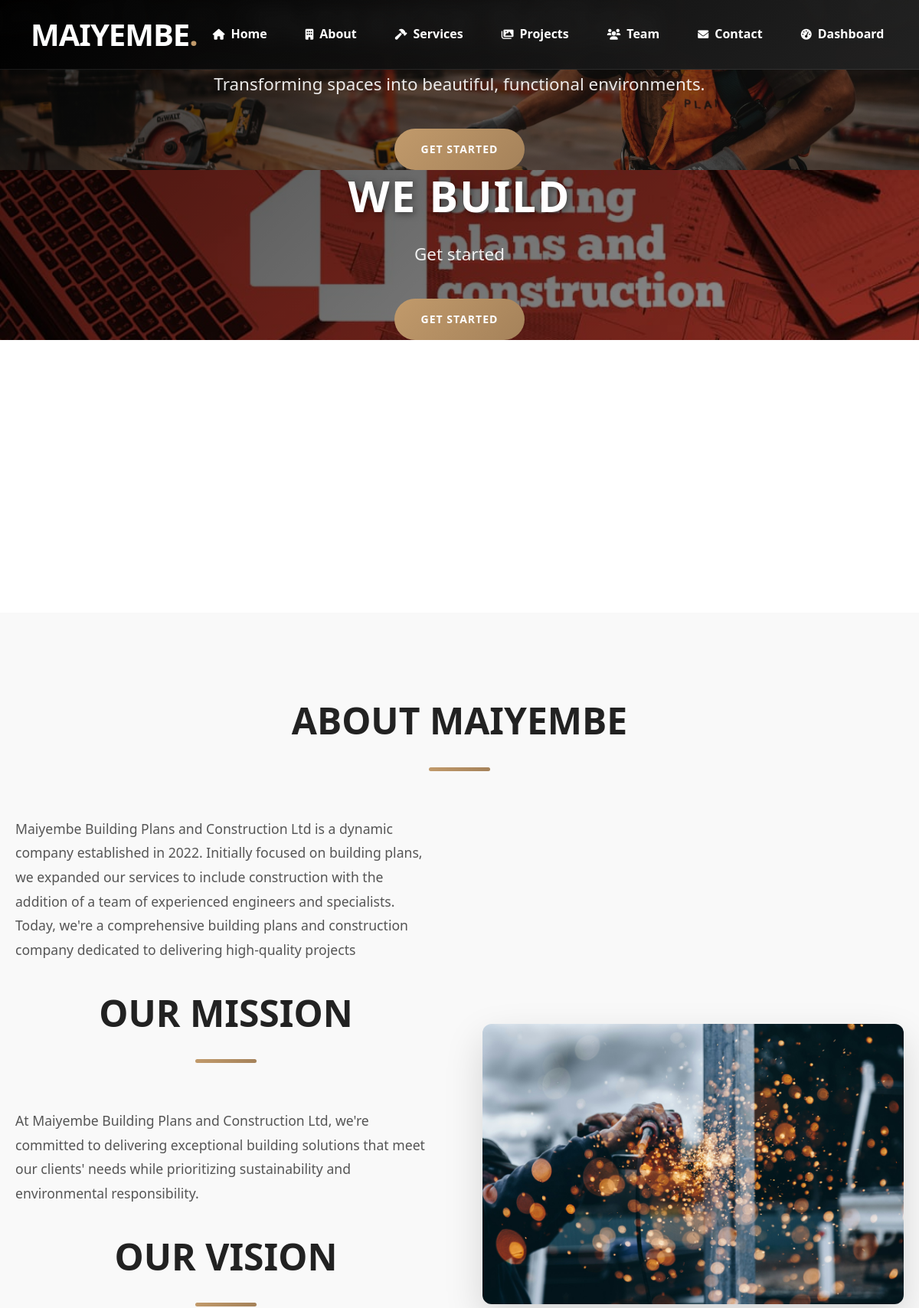
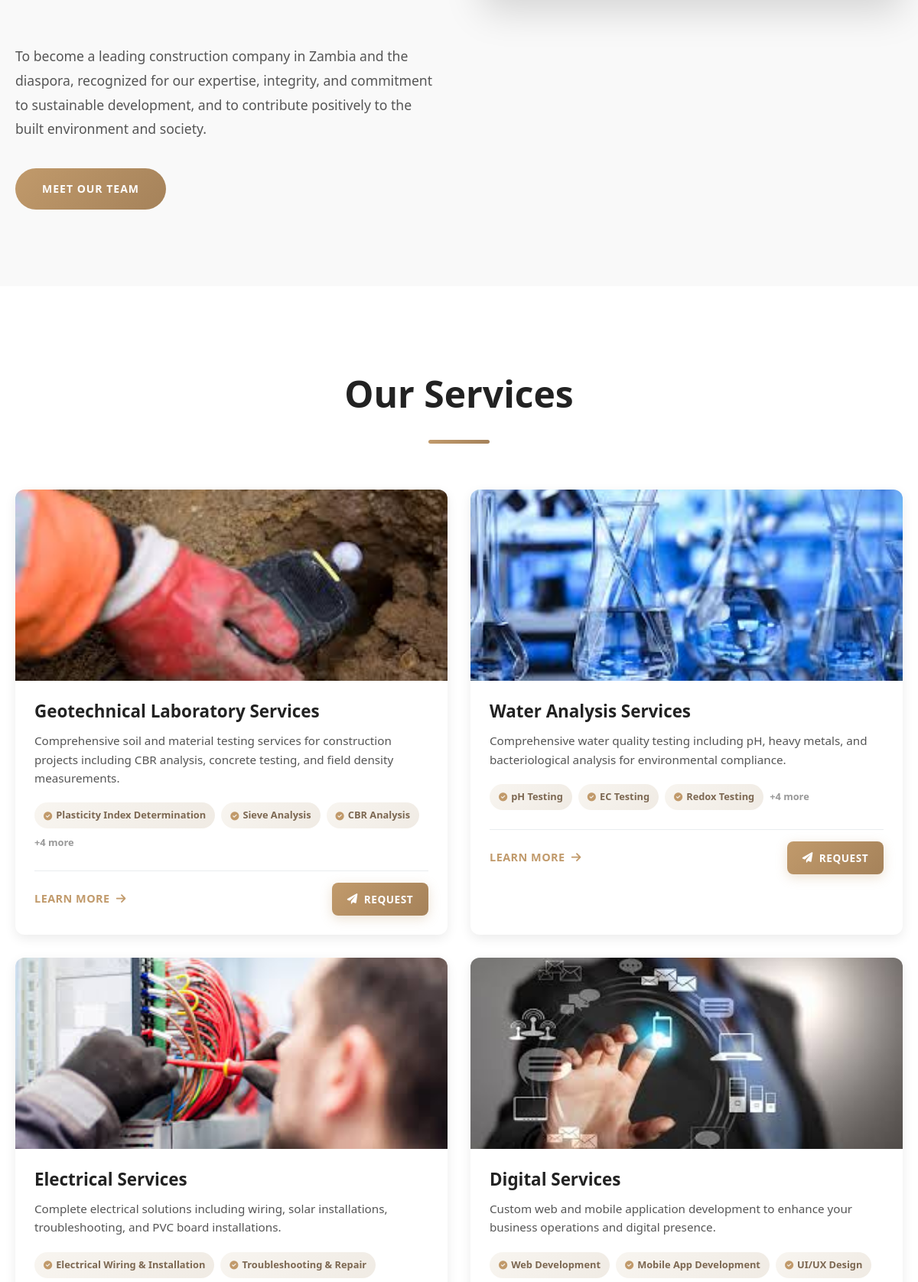
The page / (upper part) on the database its author committed (2 pictures, top to bottom).
### core/models.py (models this page shows, shortened)
class SliderImage(models.Model):
    title = models.CharField(max_length=100)
    subtitle = models.CharField(max_length=200)
    image = models.ImageField(upload_to='slider/')
    button_text = models.CharField(max_length=50, default='Get Started')
    button_url = models.CharField(max_length=200, default='#contact')
    order = models.IntegerField(default=0)
    is_active = models.BooleanField(default=True)
    class Meta:
        ordering = ['order']

class About(models.Model):
    title = models.CharField(max_length=200, default="ABOUT MAIYEMBE")
    main_content = models.TextField(help_text="Main introduction paragraph")
    secondary_content = models.TextField(help_text="Team experience paragraph")
    additional_content = models.TextField(help_text="Project approach paragraph")
    image = models.ImageField(upload_to='about/', help_text="About section image")
    button_text = models.CharField(max_length=50, default="MEET OUR TEAM")
    button_url = models.CharField(max_length=100, default="#team")
    is_active = models.BooleanField(default=True)
    updated_at = models.DateTimeField(auto_now=True)
    class Meta:
        verbose_name = "About Section"
        verbose_name_plural = "About Section"

class Service(models.Model):
    title = models.CharField(max_length=100)
    slug = models.SlugField(unique=True, blank=True)
    short_description = models.TextField(help_text="Brief description for cards and listings", null=True, blank=True)
    full_description = models.TextField(help_text="Detailed description for service page", null=True, blank=True)
    image = models.ImageField(upload_to='services/')
    SERVICE_CATEGORIES = [
        ('design', 'Design & Planning'),
        ('construction', 'Construction'),
        ('electrical', 'Electrical'),
        ('plumbing', 'Plumbing'),
        ('management', 'Property Management'),
        ('other', 'Other Services'),
    ]
    category = models.CharField(
        max_length=50,
        choices=SERVICE_CATEGORIES,
        default='construction'
    )
    icon = models.CharField(
        max_length=50,
        help_text="Font Awesome icon class (e.g. 'fas fa-home')",
        blank=True
    )
    is_featured = models.BooleanField(default=False)
    display_order = models.PositiveIntegerField(default=0)
    created_at = models.DateTimeField(auto_now_add=True)
    updated_at = models.DateTimeField(auto_now=True)
    is_active = models.BooleanField(default=True)
    created_by = models.ForeignKey(
        settings.AUTH_USER_MODEL,
        on_delete=models.SET_NULL,
        null=True,
        related_name='services_created'
    )
    last_updated_by = models.ForeignKey(
        settings.AUTH_USER_MODEL,
        on_delete=models.SET_NULL,
        null=True,
        related_name='services_updated'
    )
    starting_price = models.DecimalField(
        max_digits=12,
        decimal_places=2,
        null=True,
        blank=True,
        help_text="Starting price for this service"
    )
    price_unit = models.CharField(
        max_length=50,
        blank=True,
        help_text="e.g., per square meter, per project, etc."
    )
    price_description = models.TextField(
        blank=True,
        help_text="Description of what's included in the starting price"
    )
    is_price_negotiable = models.BooleanField(default=True)
    price_display_type = models.CharField(
        max_length=20,
        choices=[
            ('starting_from', 'Starting From'),
            ('fixed', 'Fixed Price'),
            ('custom', 'Custom Quote'),
            ('free_consultation', 'Free Consultation'),
        ],
        default='starting_from'
    )
    pricing_breakdown = models.TextField(
        blank=True,
        help_text="Detailed breakdown of what's included in the price (one per line)"
    )
    estimated_duration = models.CharField(
        max_length=100,
        blank=True,
        help_text="e.g., 2-4 weeks, 1-2 days, etc."
    )
    includes_services = models.TextField(
        blank=True,
        help_text="List of services included (one per line)"
    )
    optional_addons = models.TextField(
        blank=True,
        help_text="Optional additional services with prices (one per line)"
    )
    class Meta:
        ordering = ['display_order']

class ServiceFeature(models.Model):
    service = models.ForeignKey(
        Service,
        related_name='features',
        on_delete=models.CASCADE
    )
    title = models.CharField(max_length=200)
    description = models.TextField(blank=True)
    icon = models.CharField(
        max_length=50,
        blank=True,
        help_text="Font Awesome icon class (e.g. 'fas fa-check')"
    )

### core/views.py (the view)
# urls.py: path('', HomePageView.as_view(), name='home'),
class HomePageView(TemplateView):
    template_name = 'home.html'
    def get_context_data(self, **kwargs):
        context = super().get_context_data(**kwargs)
        context['slider_images'] = SliderImage.objects.filter(is_active=True)
        context['about'] = About.objects.first()
        context['services'] = Service.objects.all()[:6]  # Limit to 6 services
        context['featured_projects'] = Project.objects.filter(is_featured=True)[:8]  # Limit to 8 projects
        context['recent_posts'] = Post.objects.filter(status='published')[:5]
        context['testimonials'] = Testimonial.objects.filter(is_featured=True)[:3]  # Limit to 3 testimonials
        context['leadership_team'] = TeamMember.objects.filter(is_leadership=True)[:4]  # Limit to 4 team members
        context['contact_form'] = ContactForm()
        context['subscriber_form'] = SubscriberForm()
        return context

### blog/context_processors.py (called while the page is built)
def blog_context(request):
    if request.user.is_authenticated:
        pending_comments = Comment.objects.filter(is_approved=False).count()
    else:
        pending_comments = 0
    return {
        'comment_count': pending_comments,
    }

### core/context_processors.py (called while the page is built)
def core_context(request):
    if request.user.is_authenticated:
        new_messages_count = ContactMessage.objects.filter(is_read='False').count()
    else:
        new_messages_count = 0
    return {
        'new_messages_count': new_messages_count,
    }

### templates/home.html (shortened to what this page needs)
{% extends 'base.html' %}
{% block content %}
<div class="hero-slider swiper" id="home">
    <div class="swiper-wrapper">
        {% for image in slider_images %}
        <div class="swiper-slide" style="background-image: url('{{ image.image.url }}')">
            <div class="slide-overlay"></div>
            <div class="slide-content">
                <h1>{{ image.title }}</h1>
                <p>{{ image.subtitle }}</p>
                <a href="{{ image.link_url }}" class="btn">{{ image.button_text }}</a>
            </div>
        </div>
        {% endfor %}
    </div>
</div>
<section class="about" id="about" style="padding: 100px 0; background: var(--bg-light);">
    <div class="container">
        <h2 class="section-title">{{ about.title }}</h2>
        <div class="about-content" style="display: grid; grid-template-columns: 1fr 1fr; gap: 60px; align-items: center;">
            <div class="about-text">
                <p style="font-size: 1.1rem; line-height: 1.8; margin-bottom: 25px; color: var(--text-light);">{{ about.main_content }}</p>
                <h2 class="section-title">OUR MISSION</h2>
                <p style="font-size: 1.1rem; line-height: 1.8; margin-bottom: 25px; color: var(--text-light);">{{ about.secondary_content }}</p>
                <h2 class="section-title">OUR VISION</h2>
                <p style="font-size: 1.1rem; line-height: 1.8; margin-bottom: 35px; color: var(--text-light);">{{ about.additional_content }}</p>
                <a href="{{ about.button_url }}" class="btn">{{ about.button_text }}</a>
            </div>
            <div class="about-image" style="position: relative;">
                <img src="{{ about.image.url }}" alt="Maiyembe Office" style="width: 100%; border-radius: var(--border-radius); box-shadow: var(--shadow-heavy);">
            </div>
        </div>
    </div>
</section>
<section class="services-list" style="padding: 100px 0; background: var(--bg-lighter);">
    <div class="container">
        <h2 class="section-title">Our Services</h2>
        {% if services %}
            <div class="services-grid-modern" style="display: grid; grid-template-columns: repeat(auto-fit, minmax(380px, 1fr)); gap: 30px; margin: 40px 0;">
                {% for service in services %}
                <div class="service-card-modern" style="background: white; border-radius: var(--border-radius); overflow: hidden; box-shadow: var(--shadow-light); transition: var(--transition); position: relative;">
                    <div class="service-card-image" style="position: relative; height: 250px; overflow: hidden;">
                        <img src="{{ service.image.url }}" alt="{{ service.title }}" style="width: 100%; height: 100%; object-fit: cover; transition: transform 0.6s ease;">
                    </div>
                    <div class="service-card-content" style="padding: 25px; position: relative;">
                        <h3 style="font-size: 1.4rem; font-weight: 700; color: var(--text-dark); margin-bottom: 12px; line-height: 1.3;">{{ service.title }}</h3>
                        <p style="color: var(--text-light); line-height: 1.6; margin-bottom: 20px; font-size: 0.95rem;">{{ service.short_description }}</p>
                        <div class="service-features-preview" style="display: flex; flex-wrap: wrap; gap: 8px; margin-bottom: 25px;">
                            {% for feature in service.features.all|slice:":3" %}
                            <span class="feature-tag" style="background: linear-gradient(135deg, #f8f5f0, #f0ebe4); color: #7d6852; padding: 6px 12px; border-radius: 20px; font-size: 0.8rem; font-weight: 600; display: flex; align-items: center; gap: 5px; transition: var(--transition-fast);">
                                <i class="fas fa-check-circle" style="color: var(--primary-color); font-size: 0.7rem;"></i> {{ feature.title }}
                            </span>
                            {% endfor %}
                            {% if service.features.count > 3 %}
                            <span class="feature-more" style="color: #999; font-size: 0.8rem; font-weight: 600; align-self: center;">+{{ service.features.count|add:"-3" }} more</span>
                            {% endif %}
                        </div>
                        <div class="service-card-footer" style="display: flex; justify-content: space-between; align-items: center; padding-top: 15px; border-top: 1px solid var(--border-color);">
                            <a href="{% url 'core:service_detail' service.slug %}" class="btn-text" style="color: var(--primary-color); text-decoration: none; font-weight: 700; display: flex; align-items: center; gap: 8px; transition: var(--transition-fast); font-size: 0.9rem; text-transform: uppercase; letter-spacing: 0.5px;">
                                Learn More <i class="fas fa-arrow-right"></i>
                            </a>
                            <a href="{% url 'core:submit_service_request' %}?service={{ service.id }}" class="btn-primary-sm" style="background: linear-gradient(135deg, var(--primary-color), var(--primary-dark)); color: white; text-decoration: none; padding: 10px 20px; border-radius: 8px; font-size: 0.85rem; font-weight: 700; display: flex; align-items: center; gap: 8px; transition: var(--transition-fast); text-transform: uppercase; letter-spacing: 0.5px; box-shadow: 0 4px 15px rgba(193, 154, 107, 0.3);">
                                <i class="fas fa-paper-plane"></i> Request
                            </a>
                        </div>
                    </div>
                </div>
                {% endfor %}
            </div>
        {% endif %}
    </div>
</section>
{% endblock %}

### templates/base.html (style rules this page uses)
:root { --primary-color: #c19a6b; --primary-dark: #a5825a; --primary-light: #e8d4b8; --secondary-color: #2c3e50; --accent-color: #e74c3c; --text-dark: #222222; --text-light: #555555; --text-lighter: #777777; --bg-light: #f9f9f9; --bg-lighter: #ffffff; --border-color: #e9ecef; --shadow-light: 0 5px 15px rgba(0, 0, 0, 0.08); --shadow-medium: 0 10px 30px rgba(0, 0, 0, 0.12); --shadow-heavy: 0 20px 50px rgba(0, 0, 0, 0.15); --border-radius: 12px; --border-radius-sm: 8px; --transition: all 0.4s cubic-bezier(0.175, 0.885, 0.32, 1.275); --transition-fast: all 0.3s ease; }
* { margin: 0; padding: 0; box-sizing: border-box; }
body { font-family: 'Segoe UI', Tahoma, Geneva, Verdana, sans-serif; line-height: 1.7; color: var(--text-dark); background-color: var(--bg-lighter); overflow-x: hidden; }
.container { width: 100%; max-width: 1200px; margin: 0 auto; padding: 0 20px; }
section { padding: 100px 0; }
.section-title { text-align: center; margin-bottom: 60px; font-size: 3rem; font-weight: 800; color: var(--text-dark); position: relative; }
.section-title::after { content: ''; display: block; width: 80px; height: 5px; background: linear-gradient(90deg, var(--primary-color), var(--primary-dark)); margin: 20px auto; border-radius: 3px; }
.btn { display: inline-flex; align-items: center; gap: 10px; padding: 15px 35px; background: linear-gradient(135deg, var(--primary-color), var(--primary-dark)); color: white; text-decoration: none; border-radius: 50px; font-weight: 700; text-transform: uppercase; letter-spacing: 1px; font-size: 14px; border: none; cursor: pointer; transition: var(--transition); position: relative; overflow: hidden; }
.btn::before { content: ''; position: absolute; top: 0; left: -100%; width: 100%; height: 100%; background: linear-gradient(90deg, transparent, rgba(255,255,255,0.2), transparent); transition: left 0.5s; }
.hero-slider { height: 100vh; width: 100%; margin-top: 0; position: relative; }
.swiper-slide { position: relative; background-size: cover; background-position: center; height: 100%; display: flex; align-items: center; justify-content: center; text-align: center; color: white; }
.slide-overlay { position: absolute; top: 0; left: 0; width: 100%; height: 100%; background: linear-gradient(135deg, rgba(0,0,0,0.7) 0%, rgba(0,0,0,0.4) 100%); z-index: 1; }
.slide-content { max-width: 800px; padding: 0 30px; z-index: 2; position: relative; }
.hero-slider h1 { font-size: 4.5rem; margin-bottom: 25px; font-weight: 800; text-transform: uppercase; letter-spacing: 2px; line-height: 1.2; text-shadow: 2px 2px 10px rgba(0,0,0,0.5); }
.hero-slider p { font-size: 1.4rem; margin-bottom: 40px; color: rgba(255,255,255,0.9); font-weight: 300; line-height: 1.6; }
@media (max-width: 1200px) { .hero-slider h1 { font-size: 3.5rem; } }

### templates/home.html (style rules this page uses)
@media (max-width: 1200px) { .services-grid-modern { grid-template-columns: repeat(auto-fit, minmax(350px, 1fr)); } }

### rows shown on the page
SliderImage: image (picture), subtitle "Transforming spaces into beautiful, functional environments.", button_text "GET STARTED"
SliderImage: image (picture), title "WE BUILD", subtitle "Get started", button_text "GET STARTED"
About: title "ABOUT MAIYEMBE", main_content "Maiyembe Building Plans and Construction Ltd is a dynamic company established in 2022. Initially focused on building plans, we expanded our services to include construction with the addition of a team of experienced engineers and specialists. Today, we're a comprehensive building plans and construction company dedicated to delivering high-quality projects", secondary_content "At Maiyembe Building Plans and Construction Ltd, we're committed to delivering exceptional building solutions that meet our clients' needs while prioritizing sustainability and environmental responsibility.", additional_content "To become a leading construction company in Zambia and the diaspora, recognized for our expertise, integrity, and commitment to sustainable development, and to contribute positively to the built environment and society.", button_text "MEET OUR TEAM", image (picture)
Service: image (picture), title "Geotechnical Laboratory Services", short_description "Comprehensive soil and material testing services for construction projects including CBR analysis, concrete testing, and field density measurements.", features.count|add "4"
ServiceFeature: title "Plasticity Index Determination"
ServiceFeature: title "Sieve Analysis"
ServiceFeature: title "CBR Analysis"
Service: image (picture), title "Water Analysis Services", short_description "Comprehensive water quality testing including pH, heavy metals, and bacteriological analysis for environmental compliance.", features.count|add "4"
ServiceFeature: title "pH Testing"
ServiceFeature: title "EC Testing"
ServiceFeature: title "Redox Testing"
Service: image (picture), title "Electrical Services", short_description "Complete electrical solutions including wiring, solar installations, troubleshooting, and PVC board installations."
ServiceFeature: title "Electrical Wiring & Installation"
ServiceFeature: title "Troubleshooting & Repair"
Service: image (picture), title "Digital Services", short_description "Custom web and mobile application development to enhance your business operations and digital presence."
ServiceFeature: title "Web Development"
ServiceFeature: title "Mobile App Development"
ServiceFeature: title "UI/UX Design"
